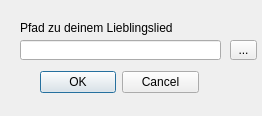
<?xml version="1.0" encoding="UTF-8"?>
<ui version="4.0">
 <class>chooseAlarmDialog</class>
 <widget class="QDialog" name="chooseAlarmDialog">
  <property name="geometry">
   <rect>
    <x>0</x>
    <y>0</y>
    <width>262</width>
    <height>116</height>
   </rect>
  </property>
  <property name="sizePolicy">
   <sizepolicy hsizetype="Maximum" vsizetype="Maximum">
    <horstretch>0</horstretch>
    <verstretch>0</verstretch>
   </sizepolicy>
  </property>
  <property name="windowTitle">
   <string>Wecklied wählen</string>
  </property>
  <widget class="QLineEdit" name="pathToFileEdit">
   <property name="geometry">
    <rect>
     <x>20</x>
     <y>40</y>
     <width>201</width>
     <height>20</height>
    </rect>
   </property>
  </widget>
  <widget class="QLabel" name="pathToFileLabel">
   <property name="geometry">
    <rect>
     <x>20</x>
     <y>20</y>
     <width>201</width>
     <height>16</height>
    </rect>
   </property>
   <property name="text">
    <string>Pfad zu deinem Lieblingslied</string>
   </property>
  </widget>
  <widget class="QDialogButtonBox" name="buttonBox">
   <property name="geometry">
    <rect>
     <x>40</x>
     <y>70</y>
     <width>159</width>
     <height>24</height>
    </rect>
   </property>
   <property name="standardButtons">
    <set>QDialogButtonBox::Cancel|QDialogButtonBox::Ok</set>
   </property>
  </widget>
  <widget class="QToolButton" name="openFileDialogButton">
   <property name="geometry">
    <rect>
     <x>230</x>
     <y>40</y>
     <width>27</width>
     <height>20</height>
    </rect>
   </property>
   <property name="text">
    <string>...</string>
   </property>
  </widget>
 </widget>
 <resources/>
 <connections/>
</ui>
